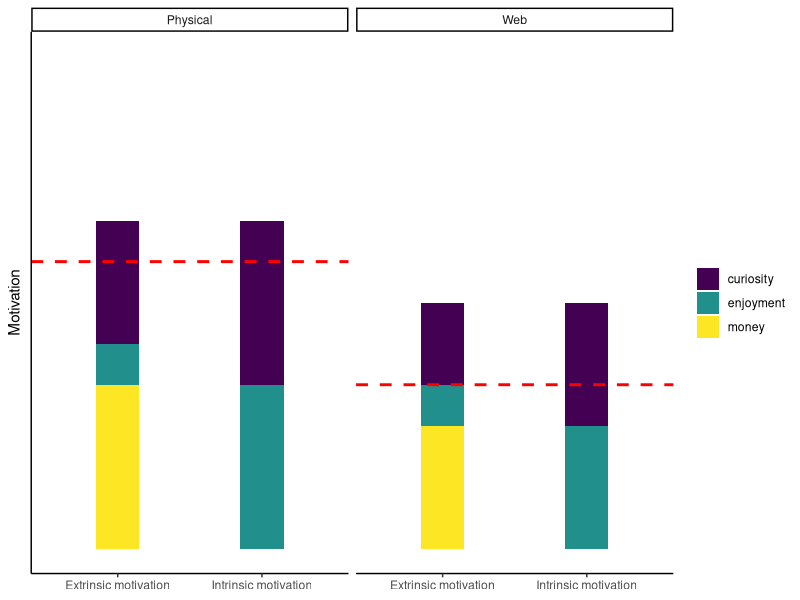
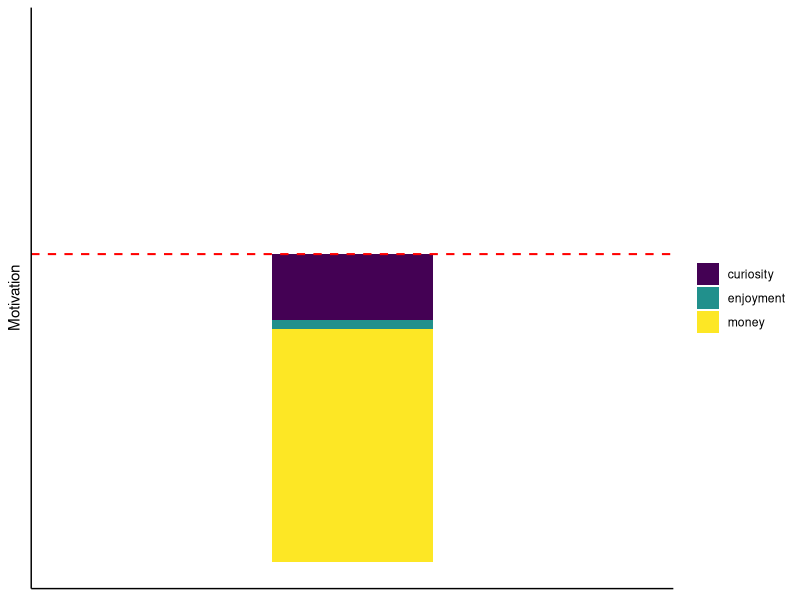
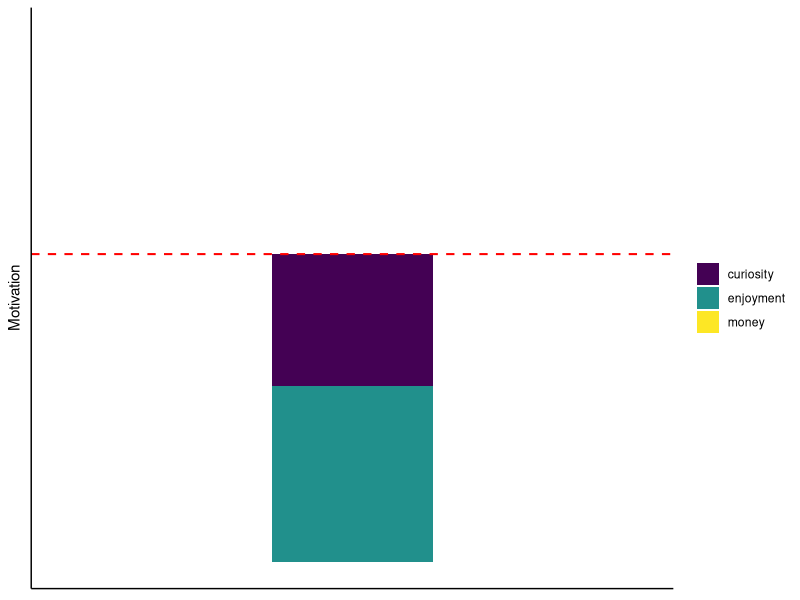
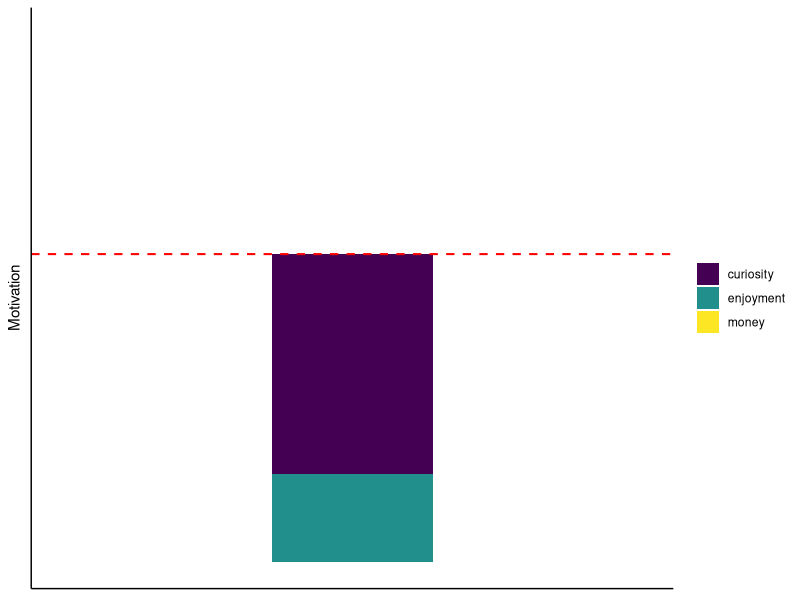
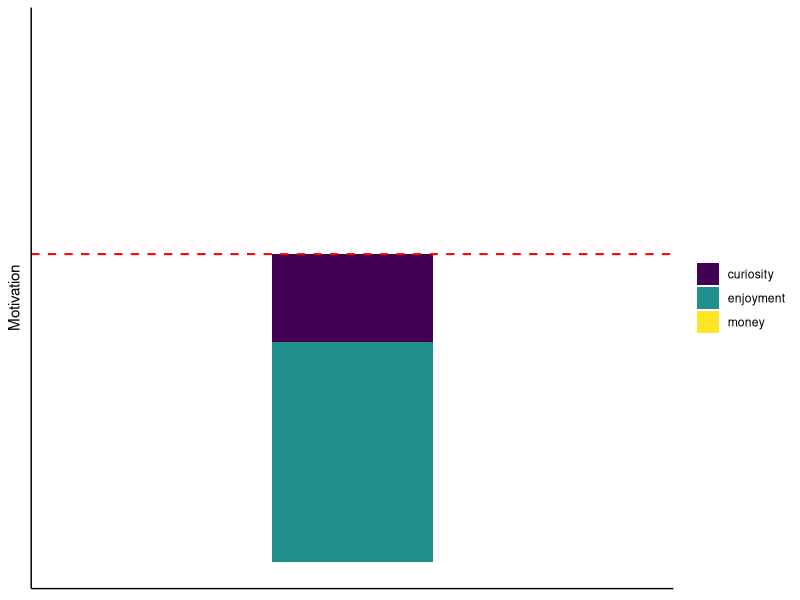
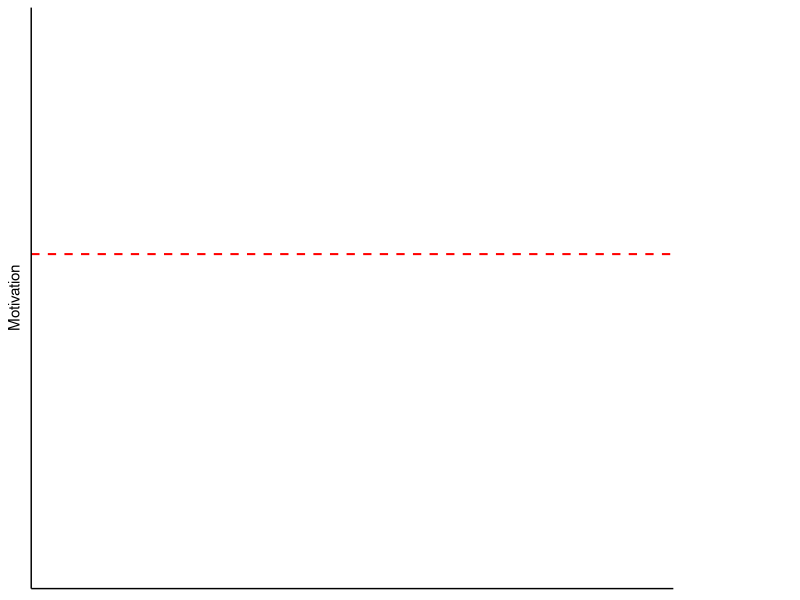
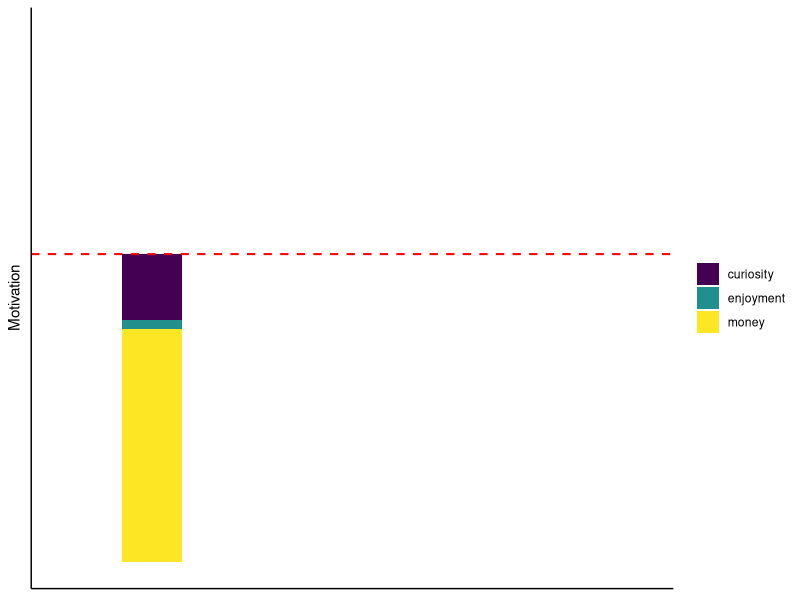
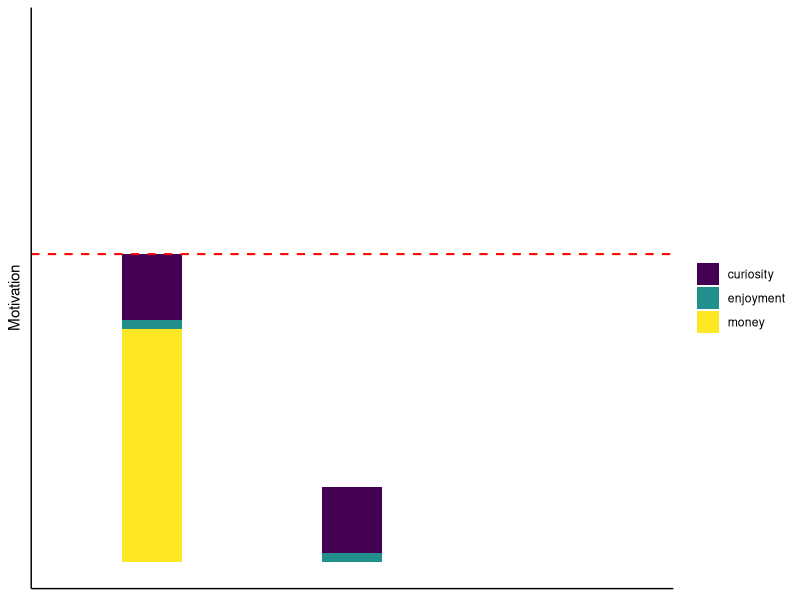

These figures' R source, in order:


library(tidyverse)
library(here)


# create data -------------------------------------------------------------


dat <- bind_rows(
  tibble(
    study = "Extrinsic motivation",
    medium = "Physical",
    source = c('curiosity', 'enjoyment', 'money'),
    y = c(3,1,4),
    tresh = 7
  ),
  tibble(
    study = "Intrinsic motivation",
    medium = "Physical",
    source = c('curiosity', 'enjoyment', 'money'),
    y = c(4, 4, 0),
    tresh = 7
  ),
  tibble(
    study = "Extrinsic motivation",
    medium = "Web",
    source = c('curiosity', 'enjoyment', 'money'),
    y = c(2,1,3),
    tresh = 4
  ),
  tibble(
    study = "Intrinsic motivation",
    medium = "Web",
    source = c('curiosity', 'enjoyment', 'money'),
    y = c(3,3,0),
    tresh = 4
  )
) |> 
  mutate(source = factor(source, levels = c('curiosity', 'enjoyment', 'money')))


ggplot(dat, aes(x = study, y = y, fill = source)) +
  geom_col(width = 0.3, position = position_stack()) +
  geom_hline(aes(yintercept = tresh), colour = "red", linetype = "dashed", linewidth = 1) +
  facet_wrap(vars(medium), ncol = 2) +
  scale_y_continuous(limits = c(0,12)) +
  scale_fill_viridis_d() +
  labs(
    y = "Motivation",
    x = NULL
  ) +
  theme_classic() + 
  theme(
    axis.text.y = element_blank(),
    axis.ticks.y = element_blank(),
    legend.title = element_blank()
  )


# simpler version ---------------------------------------------------------

plotter <- function(values, yintercept) {
  dat <- tibble(
    study = "blah",
    source = c('curiosity', 'enjoyment', 'money'),
    y = values,
  ) |>
    mutate(source = factor(source, levels = c('curiosity', 'enjoyment', 'money')))
  
  
  ggplot(dat, aes(x = study, y = y, fill = source)) +
    geom_col(width = 0.3, position = position_stack()) +
    geom_hline(yintercept = yintercept, colour = "red", linetype = "dashed", linewidth = 0.7) +
    scale_y_continuous(limits = c(0,12)) +
    scale_fill_viridis_d() +
    labs(
      y = "Motivation",
      x = NULL
    ) +
    theme_classic() + 
    theme(
      axis.text = element_blank(),
      axis.ticks = element_blank(),
      legend.title = element_blank()
    )
}

plotter(c(1.5,0.2,5.3), 7)
ggsave(filename = "barDemo1.png", path = here("media", "figures"), width = 4, height = 6)

plotter(c(3,4,0), 7)
ggsave(filename = "barDemo2.png", path = here("media", "figures"), width = 4, height = 6)

plotter(c(5,2,0), 7)
ggsave(filename = "barDemo3.png", path = here("media", "figures"), width = 4, height = 6)

plotter(c(2,5,0), 7)
ggsave(filename = "barDemo4.png", path = here("media", "figures"), width = 4, height = 6)


# empty graph -------------------------------------------------------------


dat <- bind_rows(
  tibble(
    study = "blah",
    source = c('curiosity', 'enjoyment', 'money'),
    y = c(1,1,5),
  ),
  tibble(
    study = "blah2",
    source = c('curiosity', 'enjoyment', 'money'),
    y = c(0,0,0),
  ),
  tibble(
    study = "blah3",
    source = c('curiosity', 'enjoyment', 'money'),
    y = c(0,0,0),
  )
) |>
  mutate(source = factor(source, levels = c('curiosity', 'enjoyment', 'money')))


ggplot(dat, aes(x = study, y = y, fill = source)) +
  geom_col(width = 0.3, position = position_stack()) +
  geom_hline(yintercept = 7, colour = "red", linetype = "dashed", linewidth = 0.7) +
  scale_y_continuous(limits = c(0,12)) +
  scale_fill_manual(values = c("white", "white", "white")) +
  # scale_fill_viridis_d() +
  labs(
    y = "Motivation",
    x = NULL
  ) +
  theme_classic() + 
  theme(
    axis.text = element_blank(),
    axis.ticks = element_blank(),
    legend.text = element_text(colour = "white"),
    legend.title = element_text(colour = "white")
  )

ggsave(filename = "barDemo_blank.png", path = here("media", "figures"), width = 5, height = 6)


# first plot --------------------------------------------------------------


dat <- bind_rows(
  tibble(
    study = "blah",
    source = c('curiosity', 'enjoyment', 'money'),
    y = c(1.5,0.2,5.3),
  ),
  tibble(
    study = "blah2",
    source = c('curiosity', 'enjoyment', 'money'),
    y = c(0,0,0),
  ),
  tibble(
    study = "blah3",
    source = c('curiosity', 'enjoyment', 'money'),
    y = c(0,0,0),
  )
) |>
  mutate(source = factor(source, levels = c('curiosity', 'enjoyment', 'money')))


ggplot(dat, aes(x = study, y = y, fill = source)) +
  geom_col(width = 0.3, position = position_stack()) +
  geom_hline(yintercept = 7, colour = "red", linetype = "dashed", linewidth = 0.7) +
  scale_y_continuous(limits = c(0,12)) +
  # scale_fill_manual(values = c("white", "white", "white")) +
  scale_fill_viridis_d() +
  labs(
    y = "Motivation",
    x = NULL
  ) +
  theme_classic() + 
  theme(
    axis.text = element_blank(),
    axis.ticks = element_blank(), 
    legend.title = element_blank()
  )

ggsave(filename = "barDemo1.png", path = here("media", "figures"), width = 5, height = 6)



# second plot -------------------------------------------------------------


dat <- bind_rows(
  tibble(
    study = "blah",
    source = c('curiosity', 'enjoyment', 'money'),
    y = c(1.5,0.2,5.3),
  ),
  tibble(
    study = "blah2",
    source = c('curiosity', 'enjoyment', 'money'),
    y = c(1.5,0.2,0),
  ),
  tibble(
    study = "blah3",
    source = c('curiosity', 'enjoyment', 'money'),
    y = c(0,0,0),
  )
  
) |>
  mutate(source = factor(source, levels = c('curiosity', 'enjoyment', 'money')))


ggplot(dat, aes(x = study, y = y, fill = source)) +
  geom_col(width = 0.3, position = position_stack()) +
  geom_hline(yintercept = 7, colour = "red", linetype = "dashed", linewidth = 0.7) +
  scale_y_continuous(limits = c(0,12)) +
  # scale_fill_manual(values = c("white", "white", "white")) +
  scale_fill_viridis_d() +
  labs(
    y = "Motivation",
    x = NULL
  ) +
  theme_classic() + 
  theme(
    axis.text = element_blank(),
    axis.ticks = element_blank(), 
    legend.title = element_blank()
  )

ggsave(filename = "barDemo2.png", path = here("media", "figures"), width = 5, height = 6)


# third plot --------------------------------------------------------------


dat <- bind_rows(
  tibble(
    study = "blah",
    source = c('curiosity', 'enjoyment', 'money'),
    y = c(1.5,0.2,5.3),
  ),
  tibble(
    study = "blah2",
    source = c('curiosity', 'enjoyment', 'money'),
    y = c(1.5,0.2,0),
  ),
  tibble(
    study = "blah3",
    source = c('curiosity', 'enjoyment', 'money'),
    y = c(3,4,0),
  )
  
) |>
  mutate(source = factor(source, levels = c('curiosity', 'enjoyment', 'money')))


ggplot(dat, aes(x = study, y = y, fill = source)) +
  geom_col(width = 0.3, position = position_stack()) +
  geom_hline(yintercept = 7, colour = "red", linetype = "dashed", linewidth = 0.7) +
  scale_y_continuous(limits = c(0,12)) +
  # scale_fill_manual(values = c("white", "white", "white")) +
  scale_fill_viridis_d() +
  labs(
    y = "Motivation",
    x = NULL
  ) +
  theme_classic() + 
  theme(
    axis.text = element_blank(),
    axis.ticks = element_blank(), 
    legend.title = element_blank()
  )

ggsave(filename = "barDemo3.png", path = here("media", "figures"), width = 5, height = 6)


# threshold variation -----------------------------------------------------

ggplot(dat, aes(x = study, y = y, fill = source)) +
  geom_col(width = 0.3, position = position_stack()) +
  geom_hline(yintercept = 4, colour = "red", linetype = "dashed", linewidth = 0.7) +
  scale_y_continuous(limits = c(0,12)) +
  # scale_fill_manual(values = c("white", "white", "white")) +
  scale_fill_viridis_d() +
  labs(
    y = "Motivation",
    x = NULL
  ) +
  theme_classic() + 
  theme(
    axis.text = element_blank(),
    axis.ticks = element_blank(), 
    legend.title = element_blank()
  )

ggsave(filename = "barDemo4.png", path = here("media", "figures"), width = 5, height = 6)


ggplot(dat, aes(x = study, y = y, fill = source)) +
  geom_col(width = 0.3, position = position_stack()) +
  geom_hline(yintercept = 9, colour = "red", linetype = "dashed", linewidth = 0.7) +
  scale_y_continuous(limits = c(0,12)) +
  # scale_fill_manual(values = c("white", "white", "white")) +
  scale_fill_viridis_d() +
  labs(
    y = "Motivation",
    x = NULL
  ) +
  theme_classic() + 
  theme(
    axis.text = element_blank(),
    axis.ticks = element_blank(), 
    legend.title = element_blank()
  )

ggsave(filename = "barDemo5.png", path = here("media", "figures"), width = 5, height = 6)


# more --------------------------------------------------------------------

dat <- bind_rows(
  tibble(
    study = "blah",
    source = c('curiosity', 'enjoyment', 'money'),
    y = c(3.5,3.5,0),
  ),
  tibble(
    study = "blah2",
    source = c('curiosity', 'enjoyment', 'money'),
    y = c(0,0,0),
  )
) |>
  mutate(source = factor(source, levels = c('curiosity', 'enjoyment', 'money')))


ggplot(dat, aes(x = study, y = y, fill = source)) +
  geom_col(width = 0.3, position = position_stack()) +
  geom_hline(yintercept = 7, colour = "red", linetype = "dashed", linewidth = 0.7) +
  scale_y_continuous(limits = c(0,12)) +
  # scale_fill_manual(values = c("white", "white", "white")) +
  scale_fill_viridis_d() +
  labs(
    y = "Motivation",
    x = NULL
  ) +
  theme_classic() + 
  theme(
    axis.text = element_blank(),
    axis.ticks = element_blank(), 
    legend.title = element_blank()
  )

ggsave(filename = "barDemo6.png", path = here("media", "figures"), width = 5, height = 6)


dat <- bind_rows(
  tibble(
    study = "blah",
    source = c('curiosity', 'enjoyment', 'money'),
    y = c(3.5,3.5,0),
  ),
  tibble(
    study = "blah2",
    source = c('curiosity', 'enjoyment', 'money'),
    y = c(2,5,0),
  )
) |>
  mutate(source = factor(source, levels = c('curiosity', 'enjoyment', 'money')))


ggplot(dat, aes(x = study, y = y, fill = source)) +
  geom_col(width = 0.3, position = position_stack()) +
  geom_hline(yintercept = 7, colour = "red", linetype = "dashed", linewidth = 0.7) +
  scale_y_continuous(limits = c(0,12)) +
  # scale_fill_manual(values = c("white", "white", "white")) +
  scale_fill_viridis_d() +
  labs(
    y = "Motivation",
    x = NULL
  ) +
  theme_classic() + 
  theme(
    axis.text = element_blank(),
    axis.ticks = element_blank(), 
    legend.title = element_blank()
  )

ggsave(filename = "barDemo7.png", path = here("media", "figures"), width = 5, height = 6)



# just money --------------------------------------------------------------



dat <- tibble(
    study = "blah",
    source = c('curiosity', 'enjoyment', 'money'),
    y = c(0.5,0.5,6),
  )|>
  mutate(source = factor(source, levels = c('curiosity', 'enjoyment', 'money')))


ggplot(dat, aes(x = study, y = y, fill = source)) +
  geom_col(width = 0.3, position = position_stack()) +
  geom_hline(yintercept = 7, colour = "red", linetype = "dashed", linewidth = 0.7) +
  scale_y_continuous(limits = c(0,12)) +
  scale_fill_viridis_d() +
  labs(
    y = "Motivation",
    x = NULL
  ) +
  theme_classic() + 
  theme(
    axis.text = element_blank(),
    axis.ticks = element_blank()
  )

ggsave(filename = "barDemo_money.png", path = here("media", "figures"), width = 4, height = 6)

dat <- tibble(
  study = "blah",
  source = c('curiosity', 'enjoyment', 'money'),
  y = c(0.5,0.5,10),
)|>
  mutate(source = factor(source, levels = c('curiosity', 'enjoyment', 'money')))


ggplot(dat, aes(x = study, y = y, fill = source)) +
  geom_col(width = 0.3, position = position_stack()) +
  geom_hline(yintercept = 7, colour = "red", linetype = "dashed", linewidth = 0.7) +
  scale_y_continuous(limits = c(0,12)) +
  scale_fill_viridis_d() +
  labs(
    y = "Motivation",
    x = NULL
  ) +
  theme_classic() + 
  theme(
    axis.text = element_blank(),
    axis.ticks = element_blank()
  )

ggsave(filename = "barDemo_money2.png", path = here("media", "figures"), width = 4, height = 6)




# just curious ------------------------------------------------------------



dat <- tibble(
  study = "blah",
  source = c('curiosity', 'enjoyment', 'money'),
  y = c(5,2,0),
)|>
  mutate(source = factor(source, levels = c('curiosity', 'enjoyment', 'money')))


ggplot(dat, aes(x = study, y = y, fill = source)) +
  geom_col(width = 0.3, position = position_stack()) +
  geom_hline(yintercept = 7, colour = "red", linetype = "dashed", linewidth = 0.7) +
  scale_y_continuous(limits = c(0,12)) +
  scale_fill_viridis_d() +
  labs(
    y = "Motivation",
    x = NULL
  ) +
  theme_classic() + 
  theme(
    axis.text = element_blank(),
    axis.ticks = element_blank()
  )

ggsave(filename = "barDemo_curious.png", path = here("media", "figures"), width = 4, height = 6)


ggplot(dat, aes(x = study, y = y, fill = source)) +
  geom_col(width = 0.3, position = position_stack()) +
  geom_hline(yintercept = 10, colour = "red", linetype = "dashed", linewidth = 0.7) +
  scale_y_continuous(limits = c(0,12)) +
  scale_fill_viridis_d() +
  labs(
    y = "Motivation",
    x = NULL
  ) +
  theme_classic() + 
  theme(
    axis.text = element_blank(),
    axis.ticks = element_blank()
  )

ggsave(filename = "barDemo_curious1.png", path = here("media", "figures"), width = 4, height = 6)


ggplot(dat, aes(x = study, y = y, fill = source)) +
  geom_col(width = 0.3, position = position_stack()) +
  geom_hline(yintercept = 3, colour = "red", linetype = "dashed", linewidth = 0.7) +
  scale_y_continuous(limits = c(0,12)) +
  scale_fill_viridis_d() +
  labs(
    y = "Motivation",
    x = NULL
  ) +
  theme_classic() + 
  theme(
    axis.text = element_blank(),
    axis.ticks = element_blank()
  )

ggsave(filename = "barDemo_curious2.png", path = here("media", "figures"), width = 4, height = 6)



# just enjoy --------------------------------------------------------------



dat <- tibble(
  study = "blah",
  source = c('curiosity', 'enjoyment', 'money'),
  y = c(2,5,0),
)|>
  mutate(source = factor(source, levels = c('curiosity', 'enjoyment', 'money')))


ggplot(dat, aes(x = study, y = y, fill = source)) +
  geom_col(width = 0.3, position = position_stack()) +
  geom_hline(yintercept = 7, colour = "red", linetype = "dashed", linewidth = 0.7) +
  scale_y_continuous(limits = c(0,12)) +
  scale_fill_viridis_d() +
  labs(
    y = "Motivation",
    x = NULL
  ) +
  theme_classic() + 
  theme(
    axis.text = element_blank(),
    axis.ticks = element_blank()
  )

ggsave(filename = "barDemo_enjoy.png", path = here("media", "figures"), width = 4, height = 6)



# everything --------------------------------------------------------------


dat <- tibble(
  study = "blah",
  source = c('curiosity', 'enjoyment', 'money'),
  y = c(5,5,0),
)|>
  mutate(source = factor(source, levels = c('curiosity', 'enjoyment', 'money')))


ggplot(dat, aes(x = study, y = y, fill = source)) +
  geom_col(width = 0.3, position = position_stack()) +
  geom_hline(yintercept = 3, colour = "red", linetype = "dashed", linewidth = 0.7) +
  scale_y_continuous(limits = c(0,12)) +
  scale_fill_viridis_d() +
  labs(
    y = "Motivation",
    x = NULL
  ) +
  theme_classic() + 
  theme(
    axis.text = element_blank(),
    axis.ticks = element_blank()
  )

ggsave(filename = "barDemo_all.png", path = here("media", "figures"), width = 4, height = 6)






